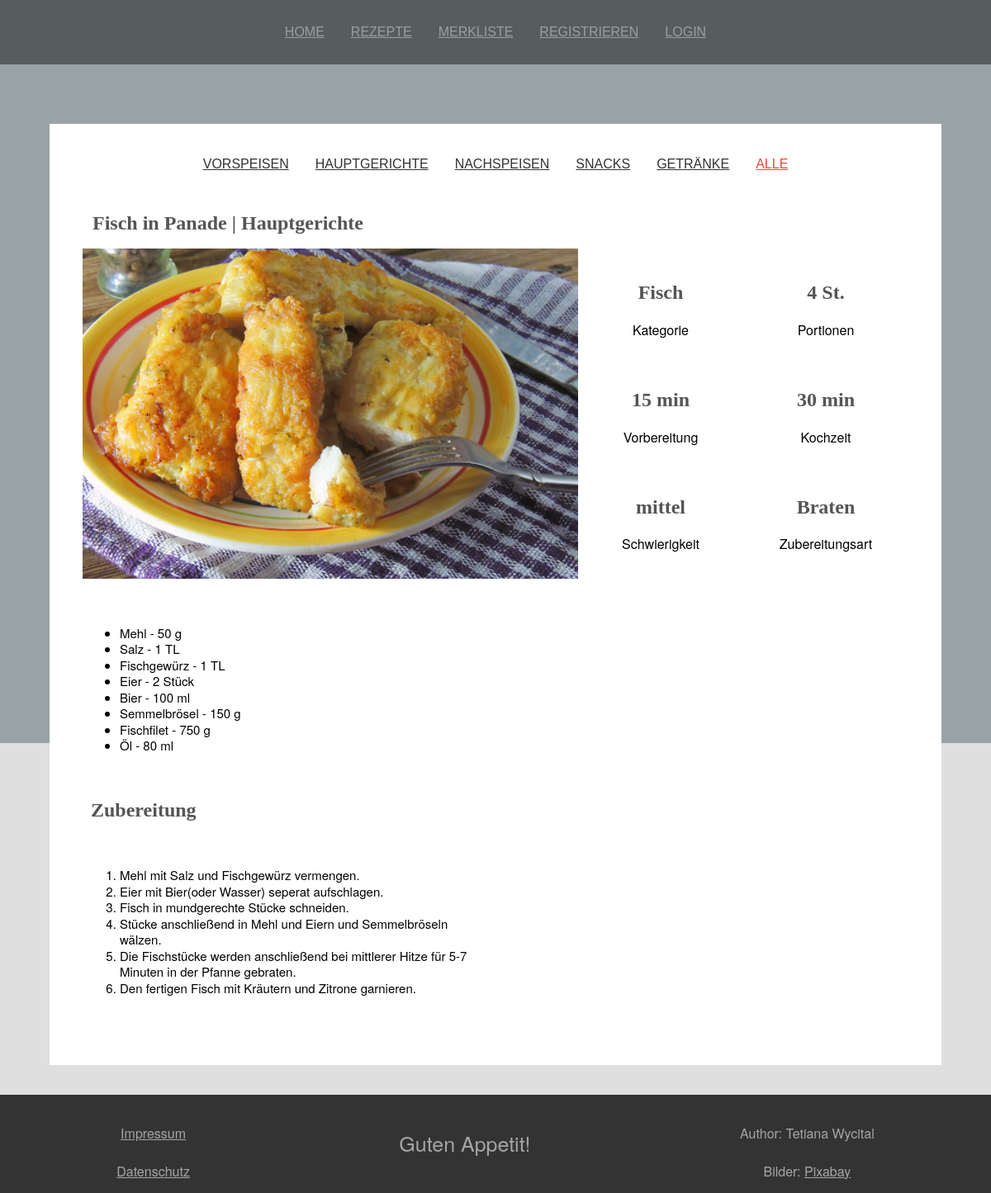
The page /?link=all&rezeptnum=53 on the database its author committed.
### tables this page shows
CREATE TABLE `gaengemenue` (
  `gaengemenue_num` int(11) NOT NULL,
  `gaengemenue` varchar(30) NOT NULL
);

CREATE TABLE `rezepte` (
  `rezept_num` bigint(20) NOT NULL,
  `rezept_titel` varchar(60) NOT NULL,
  `beschreibung_kurz` varchar(250) NOT NULL,
  `kategorie_num_fk` int(11) NOT NULL,
  `schwierigkeit_num_fk` int(11) NOT NULL,
  `vorbereitungszeit` smallint(6) NOT NULL,
  `kochzeit` smallint(6) NOT NULL,
  `haupt_bild` varchar(250) DEFAULT NULL,
  `portionen` tinyint(2) NOT NULL,
  `zubereitungsart_num_fk` int(11) NOT NULL,
  `gaengemenue_num_fk` int(11) NOT NULL
);

CREATE TABLE `kategorien` (
  `kategorie_num` int(11) NOT NULL,
  `kategorie_name` varchar(30) NOT NULL
);

CREATE TABLE `schwierigkeitstufen` (
  `schwierigkeit_num` int(11) NOT NULL,
  `schwierigkeitstufe` varchar(30) NOT NULL
);

CREATE TABLE `zubereitungsart` (
  `zubereitungsart_num` int(11) NOT NULL,
  `zubereitungsart` varchar(30) NOT NULL
);

CREATE TABLE `rezepte_zutaten` (
  `rz_num` bigint(20) NOT NULL,
  `zutaten_num_fk` int(11) NOT NULL,
  `zutaten_menge` int(11) DEFAULT NULL,
  `masseneinheit_num_fk` int(11) NOT NULL,
  `rezept_num_fk` int(11) NOT NULL
);

CREATE TABLE `zutaten` (
  `zutaten_num` int(11) NOT NULL,
  `zutaten` varchar(30) NOT NULL
);

CREATE TABLE `masseneinheit` (
  `masseneinheit_num` int(11) NOT NULL,
  `masseneinheit` varchar(30) NOT NULL
);

CREATE TABLE `zubereitung` (
  `z_num` bigint(20) NOT NULL,
  `schritt_num` smallint(2) NOT NULL,
  `zubereitung` text NOT NULL,
  `rezept_num_fk` bigint(20) NOT NULL
);

### php/details/zutaten.php (the view, shortened to what this page needs)
<?php
$query_zutaten = mysqli_query(
    $datenbank,
    "select rz.zutaten_menge, rz.rz_num, z.zutaten, m.masseneinheit
        from rezepte_zutaten as rz
        left join masseneinheit as m
        on m.masseneinheit_num=rz.masseneinheit_num_fk
        left join zutaten as z on z.zutaten_num=rz.zutaten_num_fk
        where rz.rezept_num_fk=" . $_GET["rezeptnum"]
);
?>
<div class='zutaten-box'>
    <ul>
        <?php
        while ($zutatendaten = mysqli_fetch_array($query_zutaten)) {
            $zutaten = $zutatendaten["zutaten"];
            $zutaten_menge = $zutatendaten["zutaten_menge"];
            $masseneinheit = $zutatendaten["masseneinheit"];
            $zutaten_menge = ($zutaten_menge > 0) ? $zutaten_menge : "";
            echo "<li>
            <div>$zutaten - $zutaten_menge $masseneinheit</div>";
            echo "</li>";
        }
        ?>
    </ul>
</div>

### php/recipe_menue.php (shortened to what this page needs)
<?php
$queryGaengemenue = mysqli_query(
    $datenbank,
    "select * from gaengemenue"
);
while (
    $gaengemenuedaten = mysqli_fetch_array($queryGaengemenue)
) {
    $gaengemenuenum = $gaengemenuedaten["gaengemenue_num"];
    $gaengemenue = $gaengemenuedaten["gaengemenue"];
    $auswahl = "dark";
    echo "<li>
            <a href='?link=" . $_GET["link"] .
             "&gaengemenue=$gaengemenuenum' class='$auswahl'>
                $gaengemenue
            </a>
        </li>";
}
$auswahl = (isset($_GET["gaengemenue"]) &&
$_GET["gaengemenue"] == 0 || !isset($_GET["gaengemenue"])) ? "bright" : "dark";
echo "<li>
<a href='?link=" . $_GET["link"] .
 "&gaengemenue=0' class='$auswahl'>
    Alle
</a>
</li>";
?>

### php/details/recipe_details.php (shortened to what this page needs)
<?php
$queryDetails = mysqli_query(
    $datenbank,
    "select r.*, g.gaengemenue, za.zubereitungsart,
    s.schwierigkeitstufe, k.kategorie_name
    from rezepte as r
    left join gaengemenue as g
    on g.gaengemenue_num = r.gaengemenue_num_fk
    left join zubereitungsart as za
    on za.zubereitungsart_num = r.zubereitungsart_num_fk
    left join schwierigkeitstufen as s
    on s.schwierigkeit_num = r.schwierigkeit_num_fk
    left join kategorien as k
    on k.kategorie_num = r.kategorie_num_fk
    where rezept_num = " . $_GET["rezeptnum"] . "
    limit 1"
);
while ($rezeptdaten = mysqli_fetch_array($queryDetails)) {
    $rezepttitel = $rezeptdaten["rezept_titel"];
    $vorbereitungszeit = $rezeptdaten["vorbereitungszeit"];
    $kochzeit = $rezeptdaten["kochzeit"];
    $hauptbild = $rezeptdaten["haupt_bild"];
    $portionen = $rezeptdaten["portionen"];
    $gaengemenue = $rezeptdaten["gaengemenue"];
    $zubereitungsart = $rezeptdaten["zubereitungsart"];
    $schwierigkeitstufe = $rezeptdaten["schwierigkeitstufe"];
    $kategorie = $rezeptdaten["kategorie_name"];
?>
    <div class="details-title">
        <?php
        echo "<h2>$rezepttitel | $gaengemenue</h2>";
        ?>
    </div>
    <div class="details-container">
        <div class="details-img">
            <img src="uploaded/<?php echo $hauptbild ?>" alt="">
        </div>
        <div class="category-box">
            <div class="category">
                <h2><?php echo $kategorie ?></h2>
                <div>Kategorie</div>
            </div>
            <div class="category">
                <h2><?php echo $portionen ?> St.</h2>
                <div>Portionen</div>
            </div>
            <div class="category">
                <h2><?php echo $vorbereitungszeit ?> min</h2>
                <div>Vorbereitung</div>
            </div>
            <div class="category">
                <h2><?php echo $kochzeit ?> min</h2>
                <div>Kochzeit</div>
            </div>
            <div class="category">
                <h2><?php echo $schwierigkeitstufe ?></h2>
                <div>Schwierigkeit</div>
            </div>
            <div class="category">
                <h2><?php echo $zubereitungsart ?></h2>
                <div>Zubereitungsart</div>
            </div>
        </div>
        <div class="preparation-box">
            <div>
            </div>
            <div class="add-step">
                <h2>Zutaten</h2>
                <div>
                </div>
                </div>
                <?php include("zutaten.php"); ?>
            <div class="add-step">
                <h2>Zubereitung</h2>
                <div>
                </div>
            </div>
            <?php include("zubereitung.php"); ?>
        </div>
        <div>
        </div>
    </div>
<?php
}
?>

### php/details/zubereitung.php (shortened to what this page needs)
<?php
$query_zubereitung = mysqli_query(
    $datenbank,
    "select * from zubereitung
        where rezept_num_fk=" . $_GET["rezeptnum"] . "
        order by schritt_num"
);
?>
<div class='zutaten-box ordered'>
    <ul>
        <ol type="1">
        <?php
        while ($zubereitungdaten = mysqli_fetch_array($query_zubereitung)) {
             $zubereitung = $zubereitungdaten["zubereitung"];
            echo "<li>
            <div>$zubereitung</div>";
            echo "</li>";
        }
        ?>
        </ol>
    </ul>
</div>

### css/styles.css (style rules this page uses)
body { background-color: #dfdfdf; margin: 0 auto; }
.container h2 { font-family: Georgia, 'Times New Roman', Times, serif; color: #555555; padding: 10px; }
.recipe-buttons li { display: inline-block; margin: 0 1em; }
.recipe-buttons a { font-family: 'Oswald', sans-serif; text-align: center; font-size: 16px; font-weight: 300; text-transform: uppercase; }
.dark { color: #333; }
.bright { color: #f44336; }
.zutaten-box { display: grid; grid-template-columns: auto 10% 10%; grid-template-rows: auto; gap: 1px 1px; padding: 5px; font-family: "Helvetica Neue", Helvetica, Arial, sans-serif; font-size: 15px; line-height: 1.3; }
.zutaten-box { padding: 5px; display: grid; grid-template-columns: auto 10% 10%; grid-template-rows: auto; gap: 1px 1px; }
.ordered ul { padding: 0; }
.details-container { display: grid; grid-template-columns: 60% 40%; grid-template-rows: 30% 70%; gap: 1px 0px; grid-template-areas: ". ." ". ."; font-family: "Helvetica Neue", Helvetica, Arial, sans-serif; }
.details-container img { width: 100%; overflow: hidden; position: relative; }
.preparation-box { display: grid; grid-template-columns: 100%; grid-template-rows: auto auto auto; gap: 1px 1px; grid-template-areas: "." "." "."; margin-top: 5%; }
.preparation-box h2 { font-family: Georgia, 'Times New Roman', Times, serif; color: #555555; padding: 10px; }
.add-step { display: grid; grid-template-columns: auto 20%; grid-template-rows: auto; gap: 1px 1px; grid-template-areas: ". ."; }
.add-step h2 { margin: 0; }
.details-title { display: grid; grid-template-columns: auto 6% 6%; grid-template-rows: auto; gap: 1px 1px; margin-bottom: 8px; }
.details-title h2 { font-family: Georgia, 'Times New Roman', Times, serif; color: #555555; padding: 5px 10px; margin: 4px 2px; }
.category { display: grid; grid-template-columns: 100%; grid-template-rows: 70% 30%; gap: 0px 0px; grid-template-areas: "." "."; margin: auto; padding: 5%; }
.category-box { display: grid; grid-template-columns: 50% 50%; grid-template-rows: auto auto auto; gap: 0px 0px; grid-template-areas: ". ." ". ." ". ."; text-align: center; }
.category-box h2 { font-family: Georgia, 'Times New Roman', Times, serif; color: #555555; }

### rows shown on the page
gaengemenue: gaengemenue "VORSPEISEN"
gaengemenue: gaengemenue "HAUPTGERICHTE"
gaengemenue: gaengemenue "NACHSPEISEN"
gaengemenue: gaengemenue "SNACKS"
gaengemenue: gaengemenue "GETRÄNKE"
rezepte: rezept_titel "Fisch in Panade", gaengemenue.gaengemenue "Hauptgerichte", haupt_bild (picture), kategorien.kategorie_name "Fisch", portionen "4", vorbereitungszeit "15", kochzeit "30", schwierigkeitstufen.schwierigkeitstufe "mittel", zubereitungsart.zubereitungsart "Braten"
rezepte_zutaten: zutaten.zutaten "Mehl", zutaten_menge "50", masseneinheit.masseneinheit "g"
rezepte_zutaten: zutaten.zutaten "Salz", zutaten_menge "1", masseneinheit.masseneinheit "TL"
rezepte_zutaten: zutaten.zutaten "Fischgewürz", zutaten_menge "1", masseneinheit.masseneinheit "TL"
rezepte_zutaten: zutaten.zutaten "Eier", zutaten_menge "2", masseneinheit.masseneinheit "Stück"
rezepte_zutaten: zutaten.zutaten "Bier", zutaten_menge "100", masseneinheit.masseneinheit "ml"
rezepte_zutaten: zutaten.zutaten "Semmelbrösel", zutaten_menge "150", masseneinheit.masseneinheit "g"
rezepte_zutaten: zutaten.zutaten "Fischfilet", zutaten_menge "750", masseneinheit.masseneinheit "g"
rezepte_zutaten: zutaten.zutaten "Öl", zutaten_menge "80", masseneinheit.masseneinheit "ml"
zubereitung: zubereitung "Mehl mit Salz und Fischgewürz vermengen."
zubereitung: zubereitung "Eier mit Bier(oder Wasser) seperat aufschlagen."
zubereitung: zubereitung "Fisch in mundgerechte Stücke schneiden."
zubereitung: zubereitung "Stücke anschließend in Mehl und Eiern und Semmelbröseln wälzen."
zubereitung: zubereitung "Die Fischstücke werden anschließend bei mittlerer Hitze für 5-7 Minuten in der Pfanne gebraten."
zubereitung: zubereitung "Den fertigen Fisch mit Kräutern und Zitrone garnieren."

### other values the page prints
$link_name "HOME"
$link_name "REZEPTE"
$link_name "MERKLISTE"
$link_name "REGISTRIEREN"
$link_name "LOGIN"
